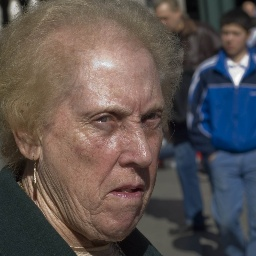
#> input picture dataset/real/65348.jpg, 256 x 256 px
$ python train.py
#> lines starting #> are read from the running program, lines starting #| are printed output that depends on the picture
import os
import cv2
import numpy as np
from skimage.feature import hog
from sklearn.model_selection import train_test_split
from sklearn.svm import SVC
import joblib

data = []
labels = []

def extract_features(img_path):
#> called with img_path = 'dataset/real/65348.jpg'
    img = cv2.imread(img_path)
#> img is the input picture: shape (256, 256, 3); mean B, G, R 80.9, 83.2, 92.1
    img = cv2.resize(img, (128, 128))
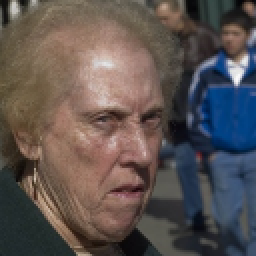
#> img: shape (128, 128, 3) (shown 2 times larger); mean B, G, R 81, 83.3, 92.2
    gray = cv2.cvtColor(img, cv2.COLOR_BGR2GRAY)
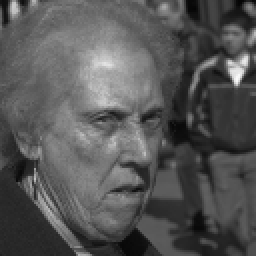
#> gray: shape (128, 128) (shown 2 times larger); min 4, max 251, mean 85.7

    features = hog(gray,
                   orientations=9,
                   pixels_per_cell=(8, 8),
                   cells_per_block=(2, 2),
                   block_norm='L2-Hys')
#> features = 8100 values, max 0.653 at index 7647, min 0 at index 5, mean 0.137
    return features

for category in ["real", "fake"]:
    path = os.path.join("dataset", category)
    label = 0 if category == "real" else 1

    for img_name in os.listdir(path):
        img_path = os.path.join(path, img_name)
        try:
            features = extract_features(img_path)
            data.append(features)
            labels.append(label)
        except:
            pass
#> pass 2 of the loop `for category in ["real", "fake"]:`:
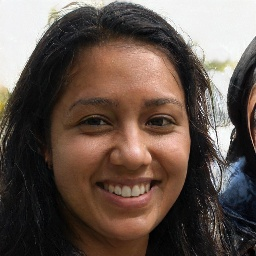
#> input picture dataset/fake/00GYML2PNL.jpg, 256 x 256 px
#> in extract_features, img is the input picture: shape (256, 256, 3); mean B, G, R 77.5, 85.9, 101.2
#> in extract_features (call 2), `img = cv2.resize(img, (128, 128))`:
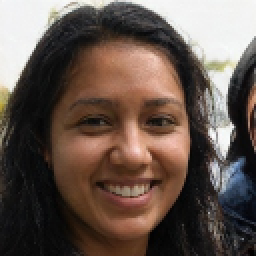
#> img: shape (128, 128, 3) (shown 2 times larger); mean B, G, R 77.7, 86, 101.3
#> in extract_features (call 2), `gray = cv2.cvtColor(img, cv2.COLOR_BGR2GRAY)`:
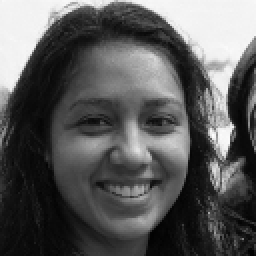
#> gray: shape (128, 128) (shown 2 times larger); min 1, max 253, mean 89.6
#> in extract_features (call 2), `features = hog(gray, orientations=9, pixels_per_cell=(8, 8), cells_per..`: features = 8100 values, max 0.717 at index 384, min 0 at index 1, mean 0.124

X = np.array(data)
y = np.array(labels)

X_train, X_test, y_train, y_test = train_test_split(X, y, test_size=0.2)

model = SVC(probability=True)
model.fit(X_train, y_train)

acc = model.score(X_test, y_test)
print("Accuracy:", acc)

joblib.dump(model, "model.pkl")
print("Model saved!")
